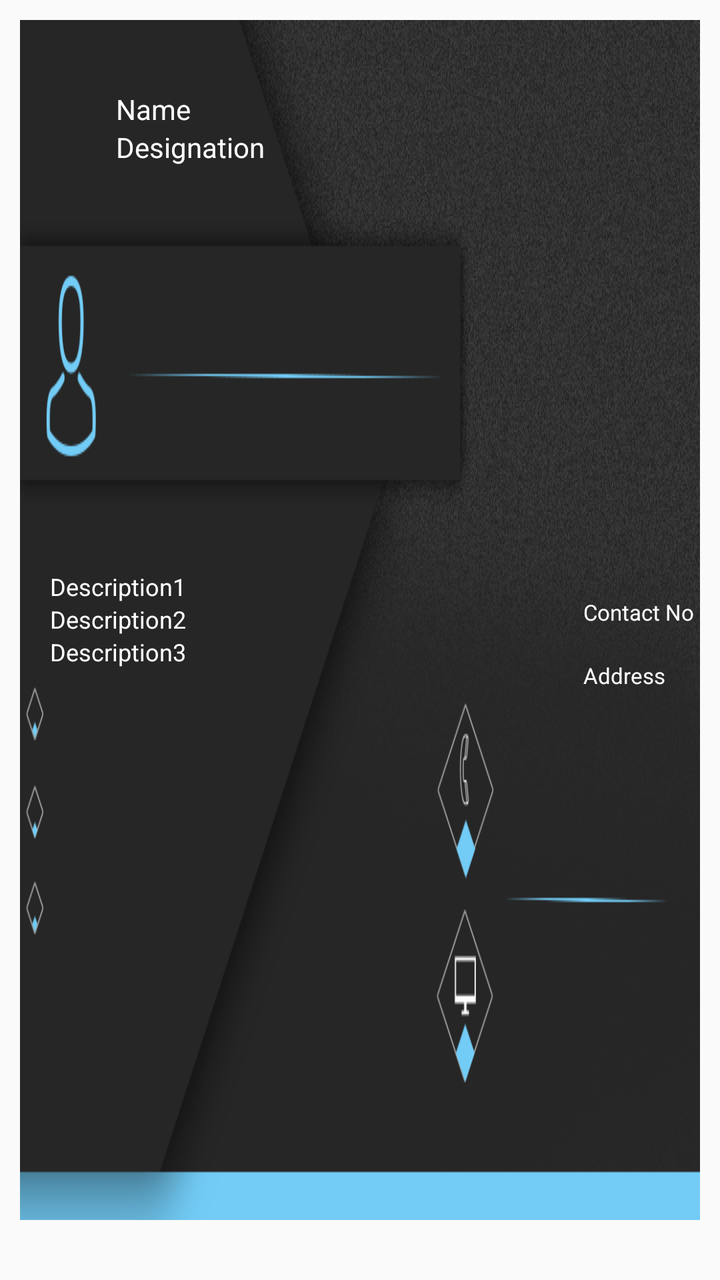
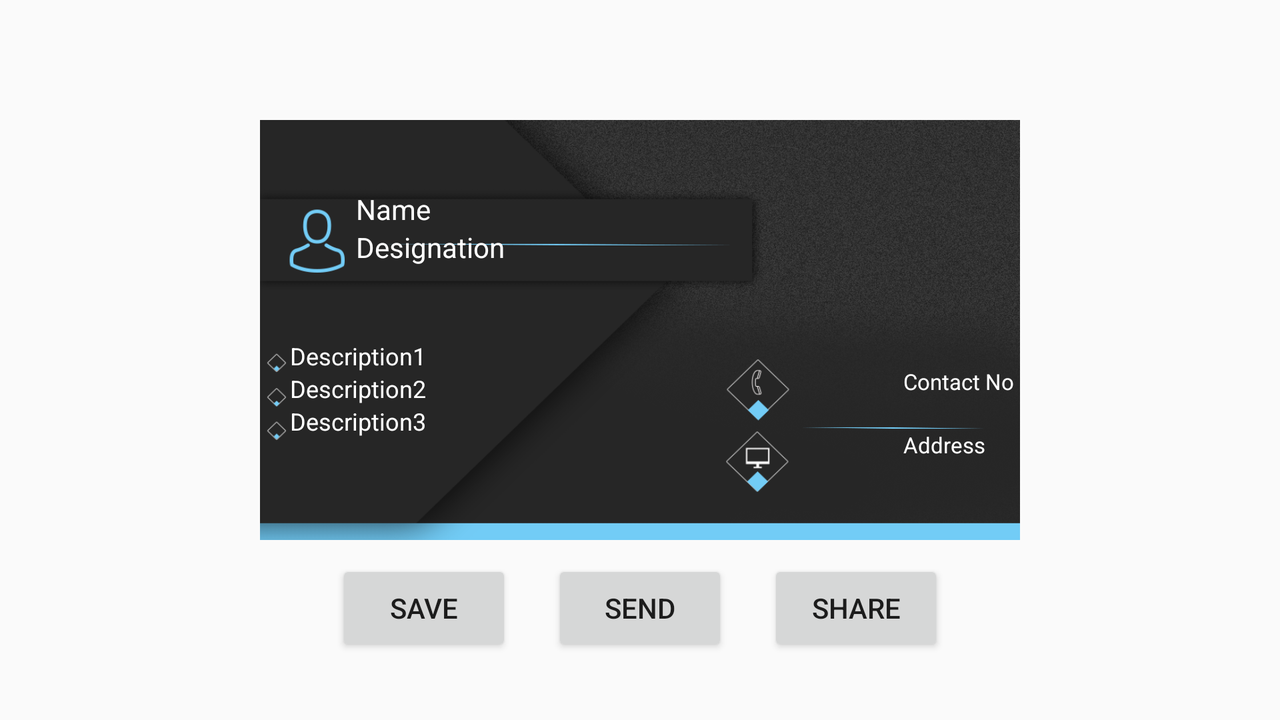

The same Android screen from two of the app's own layout files: first res/layout/ as a phone draws it, then the author's variant for another configuration, drawn on a device whose configuration selects that folder. Both files follow.
<!-- AndroidManifest.xml: application theme AppTheme -->
<!-- res/layout/activity_mc_edit.xml -->
<?xml version="1.0" encoding="utf-8"?>
<RelativeLayout
    xmlns:android="http://schemas.android.com/apk/res/android"
    xmlns:app="http://schemas.android.com/apk/res-auto"
    android:orientation="vertical"
    android:layout_width="match_parent"
    android:layout_height="210dp"
    android:layout_marginTop="50dp"
    android:id="@+id/mainLayout"
    android:padding="10dp">

    <LinearLayout
        android:layout_width="match_parent"
        android:layout_height="wrap_content"
        android:orientation="vertical">

            <LinearLayout
                android:id="@+id/container"
                android:layout_width="match_parent"
                android:layout_height="wrap_content"
                android:layout_alignStart="@+id/card_view"
                android:background="@drawable/cardedit8"
                android:orientation="vertical"
                android:weightSum="2">

                <LinearLayout
                    android:id="@+id/parent1"
                    android:layout_width="match_parent"
                    android:layout_height="1dp"
                    android:layout_weight="1"
                    android:orientation="vertical">

                    <TextView
                        android:id="@+id/name"
                        android:layout_width="wrap_content"
                        android:layout_height="wrap_content"
                        android:layout_marginLeft="48dp"
                        android:layout_marginTop="35dp"
                        android:text="Name"
                        android:textColor="@color/white"
                        android:textSize="14sp" />

                    <TextView
                        android:id="@+id/designation"
                        android:layout_width="wrap_content"
                        android:layout_height="wrap_content"
                        android:layout_marginLeft="48dp"
                        android:text="Designation"
                        android:textColor="@color/white"
                        android:textSize="14sp" />

                    <ImageView
                        android:id="@+id/logo"
                        android:layout_width="80dp"
                        android:layout_height="80dp"
                        android:layout_gravity="right"
                        android:layout_marginTop="-65dp"
                        android:layout_marginRight="5dp"
                        android:src="@mipmap/ic_launcher" />

                </LinearLayout>

                <RelativeLayout
                    android:id="@+id/parent2"
                    android:layout_width="match_parent"
                    android:layout_height="0dp"
                    android:layout_marginTop="10dp"
                    android:layout_weight="1"
                    android:orientation="vertical">

                    <TextView
                        android:layout_marginTop="-1dp"
                        android:id="@+id/dsc1"
                        android:layout_width="wrap_content"
                        android:layout_height="wrap_content"
                        android:text="Description1"
                        android:layout_marginLeft="15dp"
                        android:textSize="12sp"
                        android:textColor="@color/white"/>
                    <TextView
                        android:id="@+id/dsc2"
                        android:layout_below="@id/dsc1"
                        android:layout_width="wrap_content"
                        android:layout_height="wrap_content"
                        android:text="Description2"
                        android:layout_marginLeft="15dp"
                        android:textSize="12sp"
                        android:textColor="@color/white"/>
                    <TextView
                        android:id="@+id/dsc3"
                        android:layout_below="@id/dsc2"
                        android:layout_width="wrap_content"
                        android:layout_height="wrap_content"
                        android:text="Description3"
                        android:layout_marginLeft="15dp"
                        android:textSize="12sp"
                        android:textColor="@color/white"/>

                    <RelativeLayout
                        android:layout_width="wrap_content"
                        android:layout_height="wrap_content"
                        android:layout_alignParentTop="true"
                        android:layout_alignParentEnd="true"
                        android:layout_gravity="right"
                        android:layout_marginTop="5dp"
                        android:layout_marginEnd="3dp"
                        android:orientation="vertical">

                        <TextView
                            android:id="@+id/phone"
                            android:layout_width="wrap_content"
                            android:layout_height="wrap_content"
                            android:layout_marginTop="8dp"
                            android:text="Contact No"
                            android:textColor="@color/white"
                            android:textSize="11sp"
                            android:layout_marginLeft="2dp"/>

                        <TextView
                            android:layout_marginLeft="2dp"
                            android:layout_below="@+id/phone"
                            android:id="@+id/address"
                            android:layout_width="wrap_content"
                            android:layout_height="wrap_content"
                            android:layout_marginTop="17dp"
                            android:text="Address"
                            android:textColor="@color/white"
                            android:textSize="11sp" />

                    </RelativeLayout>

                    

                </RelativeLayout>

            </LinearLayout>
    </LinearLayout>

</RelativeLayout>
<!-- resources referenced by this layout -->
<resources>
  <color name="white">#fff</color>
  <!-- drawable cardedit8: png bitmap (drawable, 288570 bytes) -->
  <style name="AppTheme" parent="Theme.AppCompat.Light.NoActionBar">
          
          <item name="colorPrimary">@color/colorPrimary</item>
          <item name="colorPrimaryDark">@color/colorPrimaryDark</item>
          <item name="colorAccent">@color/colorAccent</item>
      </style>
  <color name="colorPrimary">#008577</color>
  <color name="colorPrimaryDark">#00574B</color>
  <color name="colorAccent">#D81B60</color>
</resources>
<!-- res/layout-land/activity_mc_edit.xml (the author's variant of the layout above) -->
<!-- drawn on the phone turned sideways -->
<?xml version="1.0" encoding="utf-8"?>
<ScrollView xmlns:android="http://schemas.android.com/apk/res/android"
    android:id="@+id/ScrollView01"
    android:layout_width="fill_parent"
    android:layout_height="fill_parent" >
    <LinearLayout
        android:layout_width="match_parent"
        android:layout_height="wrap_content"
        android:orientation="vertical">
<RelativeLayout
    xmlns:android="http://schemas.android.com/apk/res/android"
    xmlns:app="http://schemas.android.com/apk/res-auto"
    android:orientation="vertical"
    android:layout_width="400dp"
    android:layout_height="wrap_content"
    android:layout_marginTop="50dp"
    android:id="@+id/mainLayout"
    android:layout_gravity="center_horizontal"
    android:padding="10dp">

    <LinearLayout
        android:layout_width="match_parent"
        android:layout_height="wrap_content"
        android:orientation="vertical">

        <LinearLayout
            android:id="@+id/container"
            android:layout_width="match_parent"
            android:layout_height="210dp"
            android:layout_alignStart="@+id/card_view"
            android:background="@drawable/cardedit8"
            android:orientation="vertical"
            android:weightSum="2">

            <LinearLayout
                android:id="@+id/parent1"
                android:layout_width="match_parent"
                android:layout_height="1dp"
                android:layout_weight="1"
                android:orientation="vertical">

                <TextView
                    android:id="@+id/name"
                    android:layout_width="wrap_content"
                    android:layout_height="wrap_content"
                    android:layout_marginLeft="48dp"
                    android:layout_marginTop="35dp"
                    android:text="Name"
                    android:textColor="@color/white"
                    android:textSize="14sp" />

                <TextView
                    android:id="@+id/designation"
                    android:layout_width="wrap_content"
                    android:layout_height="wrap_content"
                    android:layout_marginLeft="48dp"
                    android:text="Designation"
                    android:textColor="@color/white"
                    android:textSize="14sp" />

                <ImageView
                    android:id="@+id/logo"
                    android:layout_width="80dp"
                    android:layout_height="80dp"
                    android:layout_gravity="right"
                    android:layout_marginTop="-65dp"
                    android:layout_marginRight="5dp"
                    android:src="@mipmap/ic_launcher" />

            </LinearLayout>

            <RelativeLayout
                android:id="@+id/parent2"
                android:layout_width="match_parent"
                android:layout_height="0dp"
                android:layout_marginTop="10dp"
                android:layout_weight="1"
                android:orientation="vertical">

                <TextView
                    android:layout_marginTop="-1dp"
                    android:id="@+id/dsc1"
                    android:layout_width="wrap_content"
                    android:layout_height="wrap_content"
                    android:text="Description1"
                    android:layout_marginLeft="15dp"
                    android:textSize="12sp"
                    android:textColor="@color/white"/>
                <TextView
                    android:id="@+id/dsc2"
                    android:layout_below="@id/dsc1"
                    android:layout_width="wrap_content"
                    android:layout_height="wrap_content"
                    android:text="Description2"
                    android:layout_marginLeft="15dp"
                    android:textSize="12sp"
                    android:textColor="@color/white"/>
                <TextView
                    android:id="@+id/dsc3"
                    android:layout_below="@id/dsc2"
                    android:layout_width="wrap_content"
                    android:layout_height="wrap_content"
                    android:text="Description3"
                    android:layout_marginLeft="15dp"
                    android:textSize="12sp"
                    android:textColor="@color/white"/>

                <RelativeLayout
                    android:layout_width="wrap_content"
                    android:layout_height="wrap_content"
                    android:layout_alignParentTop="true"
                    android:layout_alignParentEnd="true"
                    android:layout_gravity="right"
                    android:layout_marginTop="5dp"
                    android:layout_marginEnd="3dp"
                    android:orientation="vertical">

                    <TextView
                        android:id="@+id/phone"
                        android:layout_width="wrap_content"
                        android:layout_height="wrap_content"
                        android:layout_marginTop="8dp"
                        android:text="Contact No"
                        android:textColor="@color/white"
                        android:textSize="11sp"
                        android:layout_marginLeft="2dp"/>

                    <TextView
                        android:layout_marginLeft="2dp"
                        android:layout_below="@+id/phone"
                        android:id="@+id/address"
                        android:layout_width="wrap_content"
                        android:layout_height="wrap_content"
                        android:layout_marginTop="17dp"
                        android:text="Address"
                        android:textColor="@color/white"
                        android:textSize="11sp" />

                </RelativeLayout>

                

            </RelativeLayout>
        </LinearLayout>

        <LinearLayout
            android:layout_width="match_parent"
            android:layout_height="wrap_content"
            android:orientation="horizontal"
            android:gravity="center">
            <Button
                android:id="@+id/save"
                android:layout_width="wrap_content"
                android:layout_height="wrap_content"
                android:text="save"
                android:layout_margin="10dp"
                android:padding="5dp"/>

            <Button
                android:id="@+id/send"
                android:layout_width="wrap_content"
                android:layout_height="wrap_content"
                android:layout_margin="10dp"
                android:padding="5dp"
                android:text="Send" />

            <Button
                android:id="@+id/share"
                android:layout_width="wrap_content"
                android:layout_height="wrap_content"
                android:layout_margin="10dp"
                android:padding="5dp"
                android:text="Share" />




        </LinearLayout>


    </LinearLayout>

</RelativeLayout>
    </LinearLayout>
</ScrollView>
